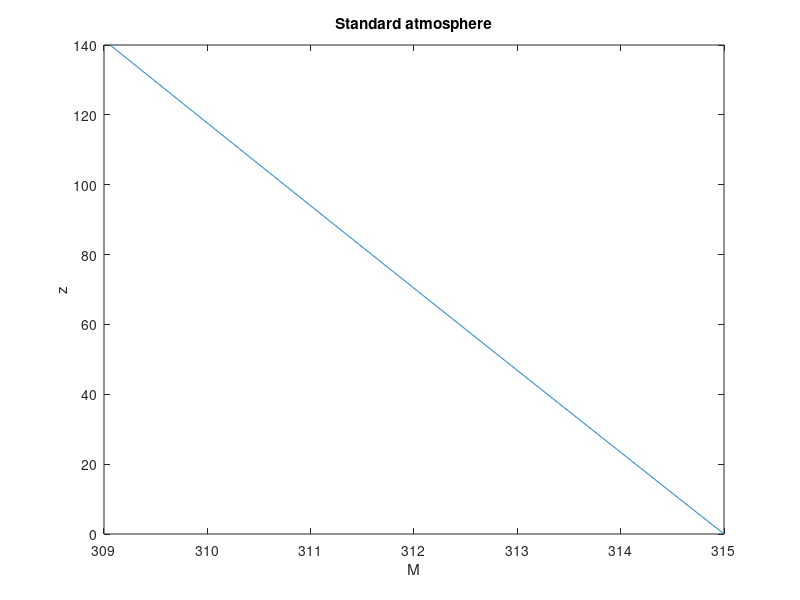
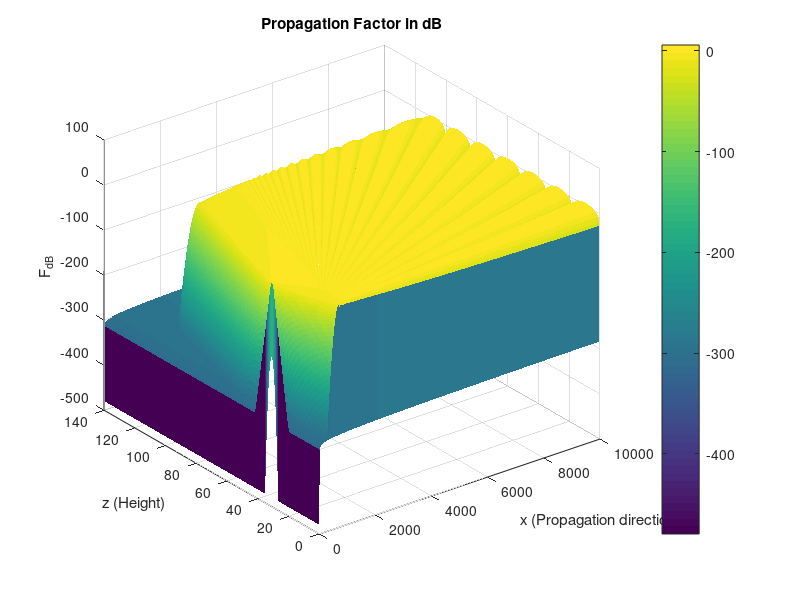

Here is the MATLAB script that generated these plots, in order: (Note: this script raises an error after producing the figures.)
% Solving Parabolic Wave equation with finite differences and
% Crank Nicolson, with PML

% Works well, replicates what is done in the report.
% Implementing varying refractive index and curved earth

clc
tic

z0 = 0;
d = 40;                % Thickness of PML
sigma_max = 20;        % Maximum damping
Nz = 1000;%14080;%17564;            % Number of points in z-direction
% Nyqvist criterion: Nz = 17 564
% Same as in report, dz = 1/32, Nz = 14080
zend = 140;
z1 = zend-d;           % Transition between domain and PML
z0 = 0;
dz = (zend-z0)/(Nz-1); % Compute spatial step

x0 = 0;
xend = 10000;
Nx = 1000;            % Number of steps in x-direction
% Nyqvist criterion: Nx = 3 745 300,
% Same as in report, dx = 50, Nx = 2 000,


dx = (xend-x0)/(Nx-1);

z = linspace(z0,zend,Nz);
x = linspace(x0,xend,Nx);

lambda = 0.1;        % Radar wavelength, 3 ghz = 0.1
wk = 2*pi/lambda;    % Wave number
n = 1.000293;        % varying refractive index
ra = 6360000;        % Radius of the earth
%n_z = wk^2*(n^2-1+2*z/ra)';    % n(z)

% Nyqvist criterion
alpha = atan(5000/319);
deltaz = lambda/(4*sin(alpha));
deltax = lambda/(8*sin(0.5*alpha)^2);
minNz = zend/deltaz;
minNx = xend/deltax;


a = 0;               % Dirichlet bundary condition at z0
b = 0;               % Dirichlet bundary condition at zN

% % Gaussian wave as initial condition
% z_c = (z0+z1)/2;                          % Center of the wave
% wave_par = 5;                             % Controls wave width, low -> wide
% u0 = 10*exp(-wave_par * (z - z_c).^2)';   % Gaussian wave as initial condition

% Initial condition from report
beta = 3*pi/180;    % Beam width parameter
theta0 = 0;         % Elevation angle in radians
ha = 31;            % Antenna height
k = wk;             % Wave number

% Compute initial field
u_fs = @(z) (k*beta)/(2*sqrt(2*pi*log(2))) .* exp(-1i*k*theta0*z) .* exp(-(beta^2/(8*log(2)))*k^2*(z-ha).^2);

u0 = u_fs(z) - u_fs(-z);

% % Plot of initial wave
% plot(z, abs(u0), 'r');
% title('Initial Wave');
% xlabel('z'); ylabel('Amplitude');



% Absorption function sigma(z)
sigma = zeros(Nz, 1);
for j = 1:Nz
    if z(j) > z1
        sigma(j) = sigma_max * ((z(j) - z1) / (zend - z1))^3;
    end
end

% Derivative of sigma
sigma_prime = zeros(Nz, 1);
for j = 2:Nz-1
    sigma_prime(j) = (sigma(j+1) - sigma(j-1)) / (2 * dz);
end


% % Integral of sigma, Trapezoidal method
I_sigma = zeros(Nz, 1);
for j = 2:Nz
    if z(j) > z1  % Only accumulate in the PML region
        I_sigma(j) = I_sigma(j-1) + 0.5*(sigma(j) + sigma(j-1))* dz;
    else
        I_sigma(j) = 0;  % No stretching in the main computational domain
    end
end


% F(z) for PML region
F_z = z;
for j = 1:Nz
    if z(j) > z1
        F_z(j) = z(j) + 1i * I_sigma(j);
    end
end


% Refractive index, standard atmosphere
N_F = 315 * exp(-0.136 * (F_z)/1000);
n_F = 1 + N_F / 10^6;
figure
plot(abs(N_F),z)
xlabel('M')
ylabel('z')
title('Standard atmosphere')

% % Refractive index, evaporation duct
% M0 = 315;
% delta = 40;
% z0 = 1.5e-4;
% N_F = M0 + 0.125*z - 0.125*delta*log((z+z0)/z0);
% n_F = 1 + N_F / 10^6;
% figure
% plot(N_F,z)
% xlabel('M')
% ylabel('z')
% title('Evaporation duct')


% Refractive index, elevated duct



% Refractive index, curved earth and n_F
m_F = sqrt(n_F.^2 + 2*(F_z)/ra);
n_z = (wk^2 * (m_F.^2 - 1));

% Matrix from finite differences
% F matrix with PML
F = zeros(Nz, Nz);
for j = 2:Nz-1
    factor = 1 / (1 + 1i * sigma(j));
    F(j, j-1) = factor * 1/dz^2 + factor^2*1i*sigma_prime(j)/(2*dz);
    F(j, j)   = factor * -2/dz^2;
    F(j, j+1) = factor * 1/dz^2 - factor^2*1i*sigma_prime(j)/(2*dz);
end


% Construct system of equations A u_n+1 = B u_n, from Cranc Nicolson
I = eye(Nz);

A = sparse(I - (F + diag(n_z))*dx*1i/(2*2*wk));
B = sparse(I + (F + diag(n_z))*dx*1i/(2*2*wk));

% Change boundaries, dirichlet BC
A(1,:) = 0; A(1,1) = 1;
A(end,:) = 0; A(end,end) = 1;
B(1,:) = 0; B(1,1) = 1;
B(end,:) = 0; B(end,end) = 1;


% Solving A u_n+1 = B u_n by first LU-factorizing, makes loop more
% efficient

[L_mat, U_mat] = lu(A);  % LU decomposition

U = sparse(zeros(Nz, Nx));
U(:,1) = u0;

toc

tic

% Iterate in x
for i = 1:Nx-1

    %U(:,i+1) = A \ (B * U(:,i));
    U(:,i+1) = U_mat \ (L_mat \ (B * U(:,i)));

end

toc

tic

% Propagation factor

F_dB = 20 * log10(abs(U) + eps) + 10 * log10(x + eps) + 10 * log10(lambda);

% Plot results
figure;
surf(x, z, F_dB, 'EdgeColor', 'none');
xlabel('x (Propagation direction)');
ylabel('z (Height)');
zlabel('F_{dB}');
title('Propagation Factor in dB');
colorbar;
clim([-50 10]);
view(2); % 2D view for better visualization


% Plot domain
% Find indices corresponding to z values from 0 to z_limit
z_limit = 350;
z_indices = z <= z_limit;

% F_dB withuot PML region
z_plot = z(z_indices);
F_dB_plot = F_dB(z_indices, :);

% Plot results without the PML region
figure;
surf(x, z_plot, F_dB_plot, 'EdgeColor', 'none');
xlabel('x (Propagation direction)');
ylabel('z (Height)');
zlabel('F_{dB}');
title('Propagation Factor in dB');
colorbar;
clim([-50 10]);
view(2); % 2D view


% % 3D plot, abs
% figure
% surf(x,z,abs(U));
% title('Wave Propagation |u|');
% xlabel('x'); ylabel('z'); zlabel('|u|');
% shading interp


% % Visualization of damping function
% figure
% plot(z, sigma);
% title('PML Damping Function \sigma(z)');
% xlabel('z'); ylabel('\sigma(z)');


% % Check energy evolution
% energy = zeros(1, Nx);
% for i = 1:Nx
%     energy(i) = sum(abs(U(:, i)).^2);
% end
% figure;
% plot(1:Nx, energy);
% title('Energy Over Time');
% xlabel('Time Step'); ylabel('Energy');

toc